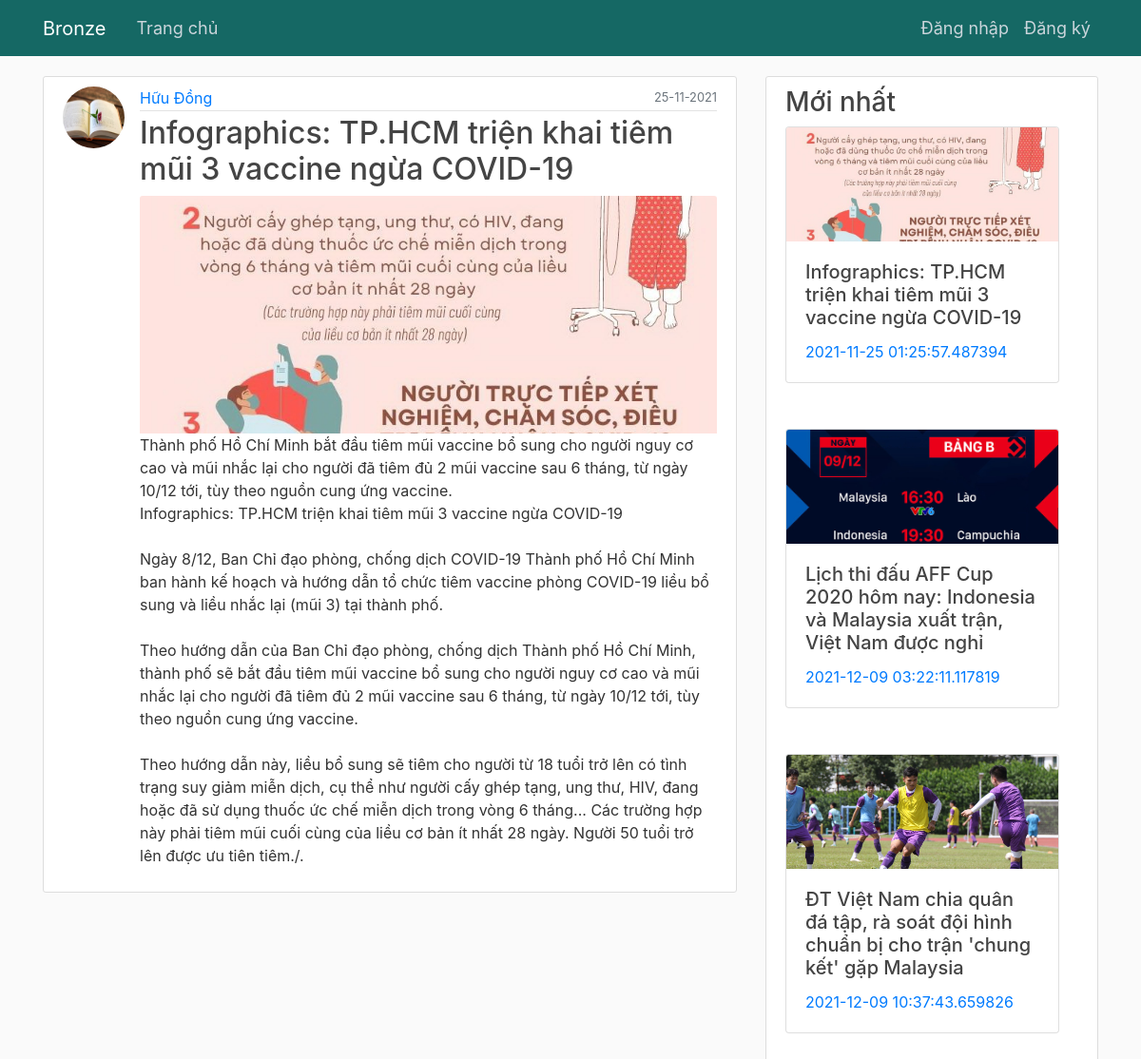
The page /post/5 on the database its author committed.
### app/models.py (models this page shows, shortened)
class User(db.Model, UserMixin):
    id = db.Column(db.Integer, primary_key=True)
    username = db.Column(db.String(20), unique=True, nullable=False)
    fullname = db.Column(db.String(35), unique=True, nullable=False)
    email = db.Column(db.String(120), unique=True, nullable=False)
    image_file = db.Column(db.String(20), nullable=False, default='default.jpg')
    password = db.Column(db.String(60), nullable=False)
    posts = db.relationship('Post', backref='author', lazy=True)

class Post(db.Model):
    id = db.Column(db.Integer, primary_key=True)
    title = db.Column(db.String(100), nullable=False)
    image_post = db.Column(db.String(20), nullable=False, default='post.jpg')
    date_posted = db.Column(db.DateTime, nullable=False, default=datetime.utcnow)
    content = db.Column(db.Text, nullable=False)
    user_id = db.Column(db.Integer, db.ForeignKey('user.id'), nullable=False)

### app/routes.py (the view)
@app.route("/post/<int:post_id>")
def post(post_id):
    post = Post.query.get_or_404(post_id)
    return render_template('post.html', title=post.title, post=post,featured=getFeatured())

### app/routes.py (called while the page is built)
def getFeatured():
    return Post.query.limit(3).all()

### app/templates/post.html
{% extends "layout.html" %}
{% block content %}
  <article class="media content-section">
    <img class="rounded-circle article-img" src="{{ url_for('static', filename='img/' + post.author.image_file) }}">
    <div class="media-body">
      <div class="article-metadata">
        <a class="mr-2" href="#">{{ post.author.fullname }}</a>
        <small class="text-muted">{{ post.date_posted.strftime('%d-%m-%Y') }}</small>
      </div>
      <h2 class="article-title">{{ post.title }}</h2>
      <img class="card-img-top" src="{{ url_for('static', filename='img/' + post.image_post) }}" alt="img" style="max-height: 250px; object-fit: cover;">
      <p class="article-content">{{ post.content }}</p>
    </div>
  </article>
{% endblock content %}

### app/templates/featured.html
{% if featured %}
<div class="content-section">
  <h3>Mới nhất</h3>
    {% for post in featured %}
    <div class="card mb-5" style="width: 18rem;">
      <a class="featured-post" href="{{ url_for('post', post_id=post.id) }}">
      <img class="card-img-top" src="{{ url_for('static', filename='img/' + post.image_post) }}" alt="Card image cap"
       style="max-height: 120px; object-fit: cover;">
      <div class="card-body">
        <h5 class="card-title">{{ post.title }}</h5>
        <p class="card-text">{{ post.date_posted }}</p>
      </div>
    </a>
    </div>
    {% endfor %}
  </div>
  {% endif %}

### app/static/main.css (style rules this page uses)
* { margin: 0; padding: 0; }
body { background: #fafafa; color: #333333; margin-top: 5rem; }
h1, h2, h3, h4, h5, h6 { color: #444444; }
.content-section { background: #ffffff; padding: 10px 20px; border: 1px solid #dddddd; border-radius: 3px; margin-bottom: 20px; }
.article-title { color: #444444; }
.article-content { white-space: pre-line; }
.article-img { height: 65px; width: 65px; margin-right: 16px; }
.article-metadata { padding-bottom: 1px; margin-bottom: 4px; border-bottom: 1px solid #e3e3e3; display: flex; justify-content: space-between; align-items: center; }
html { scroll-behavior: smooth; }
a { text-decoration: none !important; }

### rows shown on the page
User: image_file (picture), author.fullname "Hữu Đồng"
Post: date_posted "25-11-2021", title "Infographics: TP.HCM triện khai tiêm mũi 3 vaccine ngừa COVID-19", image_post (picture), content "Thành phố Hồ Chí Minh bắt đầu tiêm mũi vaccine bổ sung cho người nguy cơ cao và mũi nhắc lại cho người đã tiêm đủ 2 mũi vaccine sau 6 tháng, từ ngày 10/12 tới, tùy theo nguồn cung ứng vaccine. Infographics: TP.HCM triện khai tiêm mũi 3 vaccine ngừa COVID-19 Ngày 8/12, Ban Chỉ đạo phòng, chống dịch COVID-19 Thành phố Hồ Chí Minh ban hành kế hoạch và hướng dẫn tổ chức tiêm vaccine phòng COVID-19 liều bổ sung và liều nhắc lại (mũi 3) tại thành phố. Theo hướng dẫn của Ban Chỉ đạo phòng, chống dịch Thành phố Hồ Chí Minh, thành phố sẽ bắt đầu tiêm mũi vaccine bổ sung cho người nguy cơ cao và mũi nhắc lại cho người đã tiêm đủ 2 mũi vaccine sau 6 tháng, từ ngày 10/12 tới, tùy theo nguồn cung ứng…", date_posted "2021-11-25 01:25:57.487394"
Post: image_post (picture), title "Lịch thi đấu AFF Cup 2020 hôm nay: Indonesia và Malaysia xuất trận, Việt Nam được nghỉ", date_posted "2021-12-09 03:22:11.117819"
Post: image_post (picture), title "ĐT Việt Nam chia quân đá tập, rà soát đội hình chuẩn bị cho trận 'chung kết' gặp Malaysia", date_posted "2021-12-09 10:37:43.659826"
